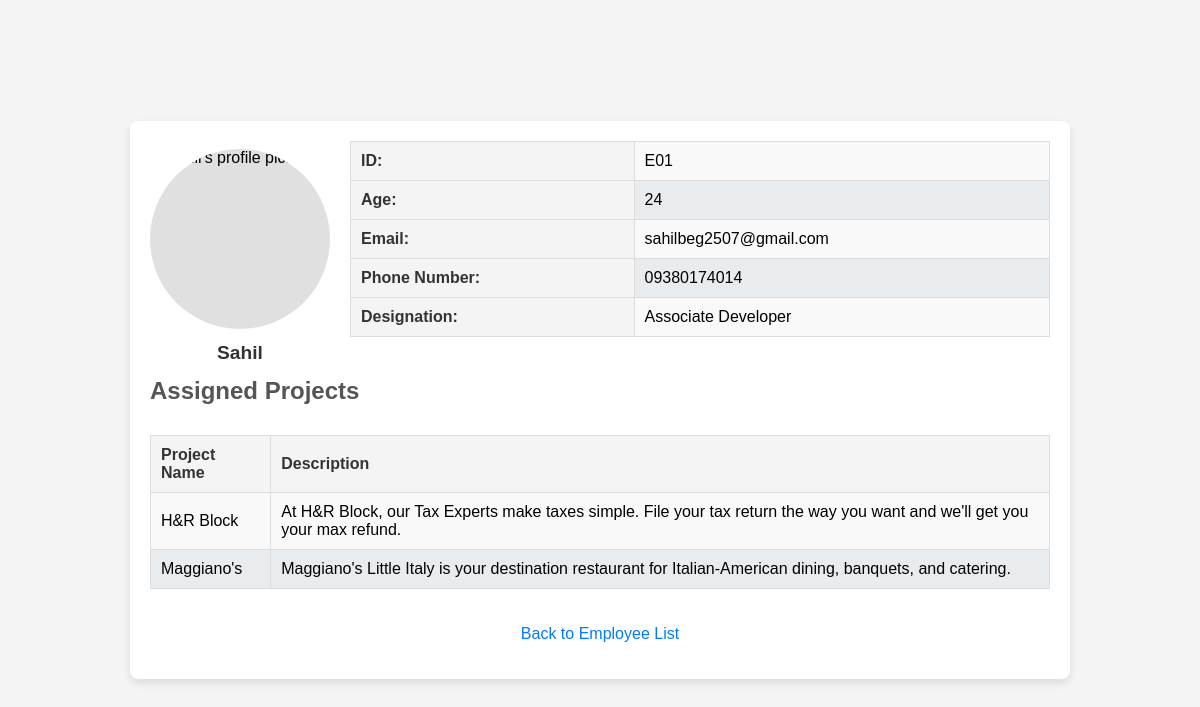
/project_management/employee/1/, run on the app's committed database.
### project_management/models.py (models this page shows, shortened)
class Employee(models.Model):
    employee_id = models.CharField(max_length=10, unique=True)
    full_name = models.CharField(max_length=100)
    age = models.IntegerField()
    email = models.EmailField()
    phone_number = models.CharField(max_length=15)
    designation = models.CharField(max_length=50)

class ProjectAssignment(models.Model):
    employee = models.ForeignKey(Employee, on_delete=models.CASCADE)
    project = models.ForeignKey(Project, on_delete=models.CASCADE)

class Project(models.Model):
    project_name = models.CharField(max_length=100)
    description = models.TextField(blank=True)

### project_management/views.py (the view)
# urls.py: path('employee/<int:employee_id>/', views.employee_detail, name='employee_detail'),
def employee_detail(request, employee_id):
    employee = get_object_or_404(Employee, pk=employee_id)
    assignments = ProjectAssignment.objects.filter(employee=employee)
    return render(request, 'project_management/employee_detail.html', {
        'employee': employee,
        'assignments': assignments
    })

### project_management/templates/project_management/employee_detail.html (shortened to what this page needs)
<!DOCTYPE html>
<html>
<head>
</head>
<body>
    <div class="container">
        <div class="profile-header">
            <div class="profile-image">
                <img src="https://static-00.iconduck.com/assets.00/profile-circle-icon-512x512-zxne30hp.png"
                    alt="{{ employee.full_name }}'s profile picture">
                <div class="profile-name">{{ employee.full_name }}</div>
            </div>
            <div class="profile-info">
                <table class="info-table">
                    <tbody>
                        <tr>
                            <th>ID:</th>
                            <td>{{ employee.employee_id }}</td>
                        </tr>
                        <tr>
                            <th>Age:</th>
                            <td>{{ employee.age }}</td>
                        </tr>
                        <tr>
                            <th>Email:</th>
                            <td>{{ employee.email }}</td>
                        </tr>
                        <tr>
                            <th>Phone Number:</th>
                            <td>{{ employee.phone_number }}</td>
                        </tr>
                        <tr>
                            <th>Designation:</th>
                            <td>{{ employee.designation }}</td>
                        </tr>
                    </tbody>
                </table>
            </div>
        </div>
        <div class="projects-section">
            <h2>Assigned Projects</h2>
            <table class="projects-table">
                <thead>
                    <tr>
                        <th>Project Name</th>
                        <th>Description</th>
                    </tr>
                </thead>
                <tbody>
                    {% for assignment in assignments %}
                    <tr>
                        <td>{{ assignment.project.project_name }}</td>
                        <td>{{ assignment.project.description }}</td>
                    </tr>
                    {% empty %}
                    <tr>
                        <td colspan="2">No projects assigned.</td>
                    </tr>
                    {% endfor %}
                </tbody>
            </table>
        </div>
        <p><a href="{% url 'project_management:employee_list' %}">Back to Employee List</a></p>
    </div>
</body>
</html>

### project_management/templates/project_management/employee_detail.html (style rules this page uses)
body { font-family: Arial, sans-serif; background-color: #f4f4f4; margin: 0; padding: 0; display: flex; flex-direction: column; align-items: center; justify-content: center; min-height: 100vh; }
.container { width: 90%; max-width: 900px; background-color: #ffffff; padding: 20px; box-shadow: 0 4px 8px rgba(0, 0, 0, 0.1); border-radius: 8px; display: grid; grid-template-columns: 1fr; grid-template-rows: auto 1fr; gap: 20px; text-align: center; }
.profile-header { display: grid; grid-template-columns: 180px 1fr; gap: 20px; align-items: center; text-align: left; }
.profile-image { width: 180px; height: 180px; border-radius: 50%; background-color: #e0e0e0; display: flex; align-items: center; justify-content: center; position: relative; }
.profile-image img { width: 100%; height: 100%; border-radius: 50%; object-fit: cover; }
.profile-name { position: absolute; bottom: -40px; width: 100%; text-align: center; font-size: 1.2em; font-weight: bold; color: #333; padding: 5px; border-radius: 50%; }
.profile-info { display: grid; gap: 20px; }
.info-table { width: 100%; border-collapse: collapse; }
.info-table th, .info-table td { border: 1px solid #ddd; padding: 10px; text-align: left; }
.info-table th { background-color: #f4f4f4; color: #333; }
.info-table tr:nth-child(odd) { background-color: #f9f9f9; }
.info-table tr:nth-child(even) { background-color: #e9ecef; }
h2 { color: #555; margin-top: 20px; margin-bottom: 10px; }
.projects-section { display: grid; gap: 20px; text-align: left; }
.projects-table { width: 100%; border-collapse: collapse; }
.projects-table th, .projects-table td { border: 1px solid #ddd; padding: 10px; text-align: left; }
.projects-table th { background-color: #f4f4f4; color: #333; }
.projects-table tr:nth-child(odd) { background-color: #f9f9f9; }
.projects-table tr:nth-child(even) { background-color: #e9ecef; }
p a { color: #007bff; text-decoration: none; font-size: 1em; }

### data on the page
Employee: full_name "Sahil", employee_id "E01", age "24", email "sahilbeg2507@gmail.com", phone_number "09380174014", designation "Associate Developer"
ProjectAssignment: project.project_name "H&R Block", project.description "At H&R Block, our Tax Experts make taxes simple. File your tax return the way you want and we'll get you your max refund."
ProjectAssignment: project.project_name "Maggiano's", project.description "Maggiano's Little Italy is your destination restaurant for Italian-American dining, banquets, and catering."
